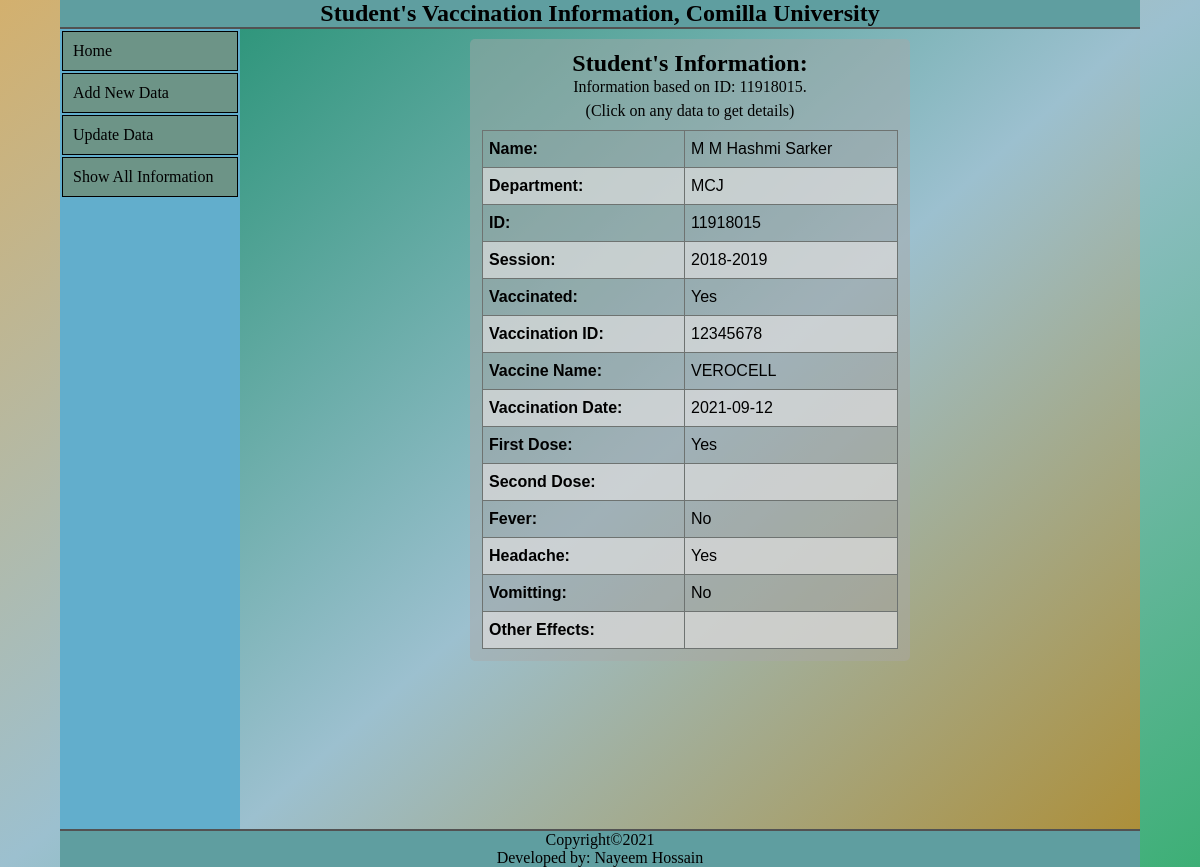
The app's page /view.php?entty=id&value=11918015 with its own data.
### tables this page shows
CREATE TABLE `student` (
  `name` varchar(30) DEFAULT NULL,
  `email` varchar(30) DEFAULT NULL,
  `department` varchar(30) DEFAULT NULL,
  `id` int(8) NOT NULL,
  `session` varchar(9) DEFAULT NULL,
  `vaccinated` varchar(3) DEFAULT NULL
);

CREATE TABLE `side_effect` (
  `id` int(8) DEFAULT NULL,
  `vaccination_id` varchar(35) DEFAULT NULL,
  `fever` varchar(3) DEFAULT NULL,
  `headache` varchar(3) DEFAULT NULL,
  `vomitting` varchar(3) DEFAULT NULL,
  `other_effect` varchar(50) DEFAULT NULL
);

CREATE TABLE `vaccination_info` (
  `id` int(8) DEFAULT NULL,
  `vaccination_id` varchar(35) NOT NULL,
  `vaccine_name` varchar(15) DEFAULT NULL,
  `vaccination_date` varchar(20) DEFAULT NULL,
  `first_dose` varchar(3) DEFAULT NULL,
  `second_dose` varchar(3) DEFAULT NULL
);

### includes/connect_db.php (called while the page is built, shortened)
<?php
   $entity=["name"=>"Name","email"=>"E-mail","department"=>"Department","id"=>"ID","session"=>"Session","vaccinated"=>"Vaccinated","vaccination_id"=>"Vaccination ID","vaccine_name"=>"Vaccine Name","vaccination_date"=>"Vaccination Date","first_dose"=>"First Dose","second_dose"=>"Second Dose","fever"=>"Fever","headache"=>"Headache","vomitting"=>"Vomitting","other_effect"=>"Other Effects"];
      $tables=["name"=>"student","email"=>"student","department"=>"student","id"=>"student","session"=>"student","vaccinated"=>"student","vaccination_id"=>"vaccination_info","vaccine_name"=>"vaccination_info","vaccination_date"=>"vaccination_info","first_dose"=>"vaccination_info","second_dose"=>"vaccination_info","fever"=>"side_effect","headache"=>"side_effect","vomitting"=>"side_effect","other_effect"=>"side_effect"];
      function get_element($conn,$sql)
      {
          $result = mysqli_query($conn,$sql);
              return mysqli_fetch_all($result,MYSQLI_ASSOC);
      }
?>

### view.php (the view, shortened to what this page needs)
<?php
require 'includes/connect_db.php';
include 'includes/header&sidebar.php';
?>
<div class="content">
<?php
    if($_SERVER['REQUEST_METHOD']=="GET")
    {
        $table="";
        $entty="";
        $value="";
        if(isset($_GET['entty']) and isset($_GET['value']))
                {
                    $entty = $_GET['entty'];
                    $table = $tables[$entty];
                    $value = $_GET['value'];
                }
        if($entty!='' and $value!='')
            {
                $conn=getDB();
                $sql = "SELECT * FROM {$table} WHERE {$entty}='{$value}'";
                $arr=get_element($conn,$sql);
                    if(sizeof($arr)==1)
                    {
                        if($table=='student')
                        {
                            $sql = "SELECT
                            vaccination_info.vaccination_id,
                            vaccination_info.vaccine_name,
                            vaccination_info.vaccination_date,
                            vaccination_info.first_dose,
                            vaccination_info.second_dose,
                            side_effect.fever,
                            side_effect.headache,
                            side_effect.vomitting,
                            side_effect.other_effect
                            FROM vaccination_info,side_effect
                            WHERE vaccination_info.id={$arr[0]['id']} and
                            vaccination_info.vaccination_id = side_effect.vaccination_id";
                            $arr_v=get_element($conn,$sql);
                            $arr_v=array_merge($arr,$arr_v);
                        }
                        else
                            $arr_v=$arr;
                    }
            }
        }
    ?>
 <?php if(!empty($arr) and sizeof($arr)==1):?>
  <div class="single">
    <h2>Student's Information:</h2>
    <p>Information based on <?=$entity[$entty];?>: <?=$value;?>.<br>(Click on any data to get details)</p>
    <table>
    <?php foreach($arr_v as $data):?>
     <?php foreach($data as $key=>$value):?>
        <?php if($key=='email')continue;?>
        <tr>
            <th><?=$entity[$key]?>:</th>
            <td><a href="view.php?entty=<?=$key?>&value=<?=$value?>"><?=$value?></a></td>
     </tr>
       <?php endforeach; ?>
     <?php endforeach;?>
     </table>
  </div>
<?php endif;?>
</div>
<?php include 'includes/footer.php';?>

### assets/style.css (style rules this page uses)
body { background-image: linear-gradient(to bottom right,rgb(211, 176, 110),rgb(156 192 207), rgb(61, 175, 118)); }
* { box-sizing: border-box; margin: 0; padding: 0; }
.content { margin-left: 20%; padding: 10px; min-height: 100vh; overflow: auto; width: 75%; background-image: linear-gradient(to bottom right,rgb(48, 150, 124),rgb(156 192 207), rgb(173, 143, 58)); }
.single { text-align: center; width: 50%; margin: auto; border-radius: 5px; background-color: #a8a6a673; padding: 12px; line-height: 1.5em; }
.single table { margin-top:7px; }
.single th { background-color: #fff0; }
table { font-family: arial, sans-serif; border-collapse: collapse; width: 100%; }
td, th { border: 1px solid #6e7371; text-align: left; padding: 6px; }
th { background-color: #94949480; }
table a { text-decoration: none; color: black; }
tr:nth-child(even) { background-color: #ddddddb6; }
tr:nth-child(odd) { background-color: #94949424; }
.single,.multiple { overflow: auto; }

### records on screen
student: key "Name", name "M M Hashmi Sarker", key "Department", department "MCJ", key "ID", id "11918015", key "Session", session "2018-2019", key "Vaccinated", vaccinated "Yes"
side_effect: key "Vaccination ID", vaccination.vaccination_id "12345678", key "Vaccine Name", vaccination.vaccine_name "VEROCELL", key "Vaccination Date", vaccination.vaccination_date "2021-09-12", key "First Dose", vaccination.first_dose "Yes", key "Second Dose", key "Fever", fever "No", key "Headache", headache "Yes", key "Vomitting", vomitting "No", key "Other Effects"

### other values on screen
$entity[$entty] "ID"
$value "11918015"
